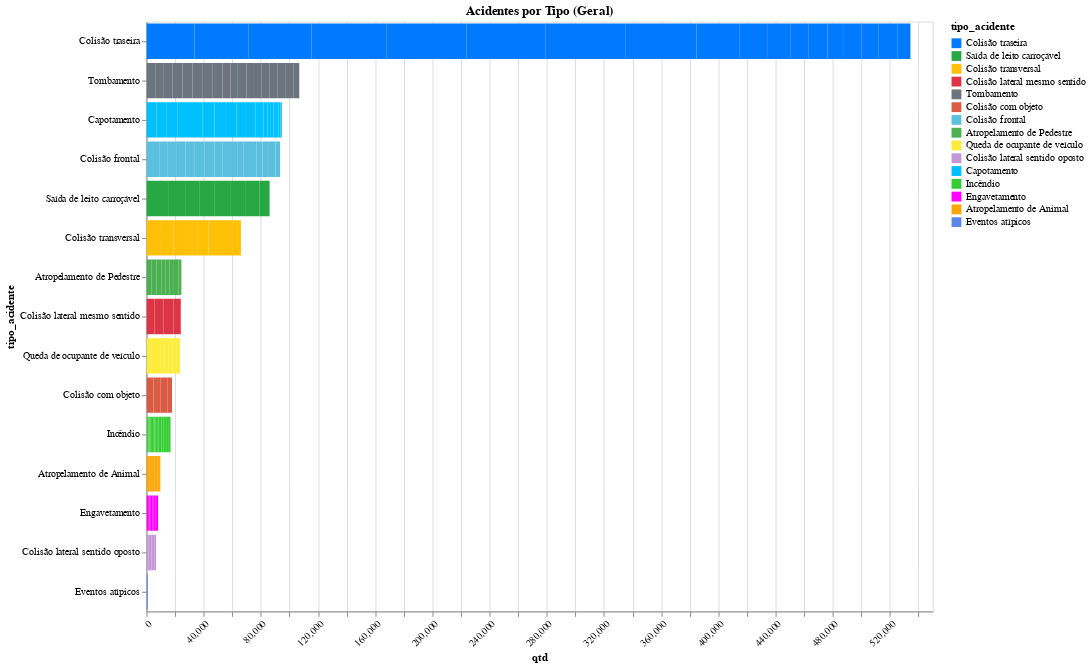

Write notebook code for a chart like this one.
### Code cell
grafico_aba_02 = gera_grafico_por_tipo('Acidentes por Tipo (Geral)', df_acidentes_tipo_geral)
# Exibir o gráfico de barras empilhadas
grafico_aba_02

### Figure 1 — Vega-Lite specification as saved in the notebook (floating-point values rounded to 4 significant figures; data arrays with more than 128 entries replaced by an {"elided": "..."} marker saying what was removed)
{"config": {"view": {"continuousWidth": 300, "continuousHeight": 300}}, "data": {"name": "data-56491ccf7d3c7e84071cc988e1db1844"}, "mark": {"type": "bar"}, "encoding": {"color": {"field": "tipo_acidente", "scale": {"domain": ["Colisão traseira", "Saída de leito carroçável", "Colisão transversal", "Colisão lateral mesmo sentido", "Tombamento", "Colisão com objeto", "Colisão frontal", "Atropelamento de Pedestre", "Queda de ocupante de veículo", "Colisão lateral sentido oposto", "Capotamento", "Incêndio", "Engavetamento", "Atropelamento de Animal", "Eventos atípicos"], "range": ["#007bff", "#28a745", "#ffc107", "#dc3545", "#6c757d", "#d95b43", "#5bc0de", "#4caf50", "#ffeb3b", "#c497d9", "#00BFFF", "#32CD32", "#FF00FF", "#FFA500", "#5A87E8", "#00CED1", "#FF7F50", "#228B22", "#FFD700", "#000080", "#FF1493", "#4B0082", "#8A2BE2", "#7FFF00", "#00FFFF", "#008000"]}, "type": "nominal"}, "tooltip": [{"field": "tipo_acidente", "type": "nominal"}, {"field": "qtd", "type": "quantitative"}], "x": {"axis": {"labelAngle": -45}, "field": "qtd", "type": "quantitative"}, "y": {"axis": {"labelLimit": 200}, "field": "tipo_acidente", "sort": "-x", "type": "nominal"}}, "height": 600, "params": [{"name": "param_25", "select": {"type": "interval", "encodings": ["x", "y"]}, "bind": "scales"}], "title": "Acidentes por Tipo (Geral)", "width": 800, "$schema": "https://vega.github.io/schema/vega-lite/v5.17.0.json", "datasets": {"data-56491ccf7d3c7e84071cc988e1db1844": {"elided": "162 records"}}}
